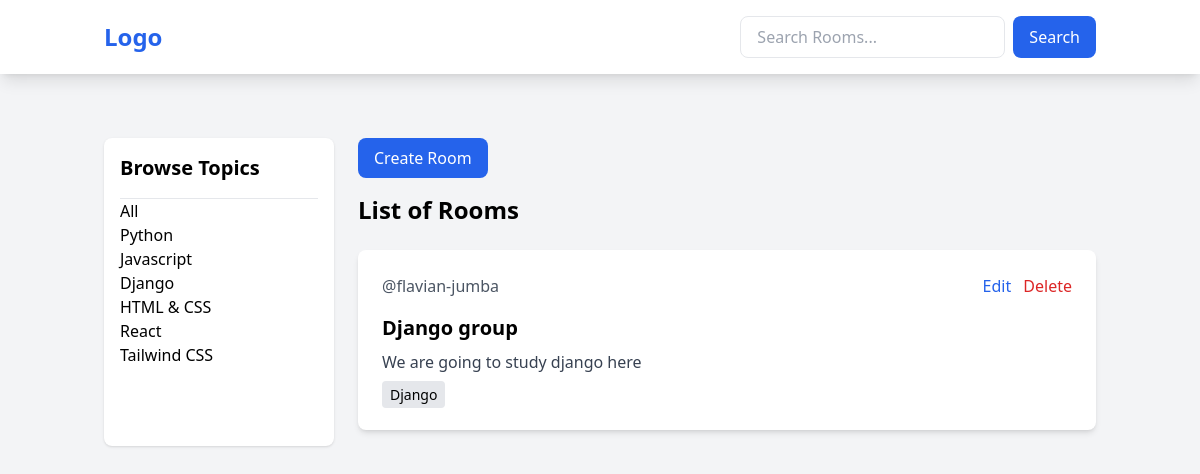
Screenshot of /?q=Django with the database file from the repository.
### baseapp/models.py (models this page shows, shortened)
class Topic(models.Model):
     name = models.CharField(max_length=200)

class Room(models.Model):
     host =models.ForeignKey(User, on_delete=models.SET_NULL,null=True)
     topic = models.ForeignKey(Topic, on_delete=models.SET_NULL,null=True)
     name = models.CharField(max_length=200)
     description = models.TextField(null=True,blank=True)
     updated = models.DateTimeField(auto_now = True)
     created = models.DateTimeField(auto_now_add=True)

### baseapp/views.py (the view)
# urls.py: path('', views.home, name='home'),
def home(request):
    q = request.GET.get('q') if request.GET.get('q') != None else ''
    roomsdata = Room.objects.filter(topic__name__icontains=q)
    topics = Topic.objects.all()
    context = {'rooms': roomsdata, 'topics': topics}
    return render(request, 'baseapp/home.html', context)

### baseapp/templates/baseapp/home.html
{% extends 'main.html' %}
{% block content %}
<div class="container mx-auto px-4 py-8">
    <div class="grid grid-cols-1 md:grid-cols-4 gap-6">
        <div class="bg-white p-4 rounded-lg shadow">
            <h3 class="text-xl font-semibold mb-4">Browse Topics</h3>
            <hr>
            <a href="{% url 'home' %}">All</a> <br>
            {% for topic in topics %}
                <a href="{% url 'home' %}?q={{ topic.name }}">{{ topic.name }}</a> <br>
            {% endfor %}
        </div>
        <div class="md:col-span-3">
            <a href="{% url 'create-room' %}" class="inline-block mb-4 px-4 py-2 bg-blue-600 text-white rounded-lg hover:bg-blue-700">Create Room</a>
            <h1 class="text-2xl font-bold mb-6">List of Rooms</h1>
            {% for room in rooms %}
                <div class="bg-white p-6 rounded-lg shadow-md mb-4">
                    <div class="flex justify-between items-center mb-4">
                        <span class="text-gray-600">@{{room.host.username}}</span>
                        <div>
                            <a href="{% url 'update-room' room.id %}" class="text-blue-600 hover:text-blue-800 mr-2">Edit</a>
                            <a href="{% url 'delete-room' room.id %}" class="text-red-600 hover:text-red-800">Delete</a>
                        </div>
                    </div>
                    <h3 class="text-xl font-semibold mb-2">
                        <a href="{% url 'room' room.id %}" class="hover:text-blue-600">{{ room.name }}</a>
                    </h3>
                    <p class="text-gray-700 mb-2">{{ room.description }}</p>
                    <small class="bg-gray-200 px-2 py-1 rounded text-sm">{{room.topic.name}}</small>
                </div>
            {% endfor %}
        </div>
    </div>
</div>
{% endblock %}

### rows the page displays
Topic: name "Python"
Topic: name "Javascript"
Topic: name "Django"
Topic: name "HTML & CSS"
Topic: name "React"
Topic: name "Tailwind CSS"
Room: host.username "flavian-jumba", name "Django group", description "We are going to study django here", topic.name "Django"
